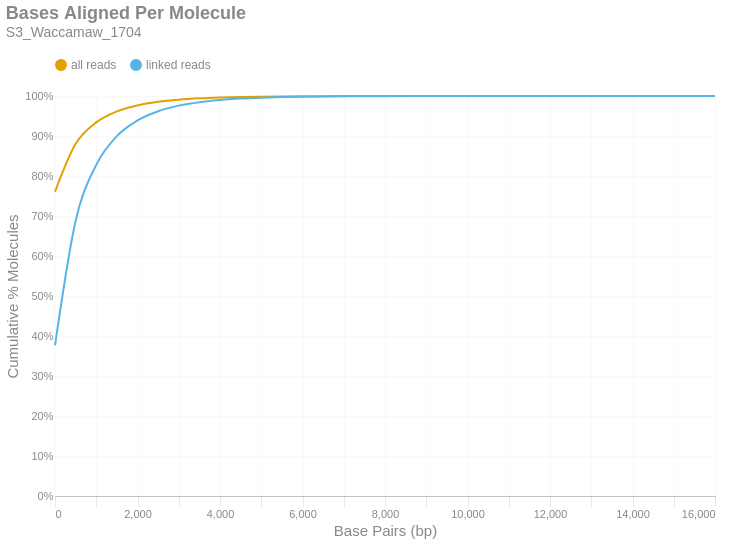

Notebook source saved alongside this figure:
### Markdown cell above
### Bases Aligned Per Molecule
This is a cumulative frequency distribution showing the number of base pairs aligned per unique molecule. These data are shown in 500 bp bins. There are two distributions: one with `all reads` (yellow) and another with only `linked reads` (blue). The percent of molecules in the `linked reads` distribution is relative to the total number of linked molecules.

### Code cell
if SKIPLR:
    print_html(f"Skipped")
else:
    binned_df = consolidated_hist(valids['aligned_bp'], mask, 500, True)
    with SafeRender(binned_df):
        (
            density_plot(binned_df, 'Bases Aligned Per Molecule', samplename, 'basesper')
            .encode(
                x=alt.X('bin:Q', title="Base Pairs (bp)").axis(tickMinStep=500).scale(padding=0),
                y=alt.Y('value:Q', title='Cumulative % Molecules')
                    .axis(format='%')
                    .scale(domain = [0,1])
                    .stack(False),
                color=alt.Color("key:N").scale(domain = ["all reads", "linked reads"]),
                tooltip = [
                    alt.Tooltip("key:N", title = "Data Type"),
                    alt.Tooltip("range_label:N", title="Bases Aligned Per Molecule"),
                    alt.Tooltip("value:Q", format = ".2%", title="% Molecules (Cum.)")
                ]
            )
        ).display()

### Figure 1 — Vega-Lite specification as saved in the notebook (floating-point values rounded to 4 significant figures)
{"width": "container", "height": 400, "config": {"title": {"anchor": "start", "dy": -15, "fontSize": 18, "color": "#888888", "subtitleColor": "#888888", "subtitleFontSize": 14}, "arc": {"fill": "#0072B2"}, "axis": {"domainColor": "#888888", "domainWidth": 0.5, "gridWidth": 0.2, "grid": false, "titleFontWeight": 400, "titleFontSize": 15, "labelFontSize": 11, "labelColor": "#888888", "tickColor": "#888888", "tickWidth": 0.2, "titleColor": "#888888"}, "axisBand": {"grid": false}, "axisX": {"grid": true, "tickSize": 10, "domainCap": "round"}, "axisY": {"domain": false, "grid": true, "tickSize": 0, "domainCap": "round"}, "background": "transparent", "header": {"labelFontSize": 15, "labelColor": "#888888", "titleFontSize": 15, "titleFontWeight": 600, "titleColor": "#888888"}, "legend": {"labelFont": "sans-serif", "labelFontSize": 12, "labelColor": "#888888", "symbolSize": 100, "symbolType": "circle", "titleFontSize": 12, "titlePadding": 10, "titleColor": "#888888", "title": null, "orient": "top"}, "range": {"category": ["#E69F00", "#56B4E9", "#009E73", "#F0E442", "#0072B2", "#D55E00", "#CC79A7", "#000000"], "diverging": ["#cfe8f3", "#a2d4ec", "#73bfe2", "#46abdb", "#1696d2", "#12719e"]}, "area": {"fill": "#0072B2", "fillOpacity": 0.7, "line": true, "strokeOpacity": 0.7}, "line": {"color": "#0072B2", "stroke": "#0072B2", "strokeWidth": 2}, "trail": {"color": "#0072B2", "stroke": "#0072B2", "strokeWidth": 0, "size": 1}, "point": {"filled": true, "fillOpacity": 1.0, "size": 95}, "text": {"color": "#888888", "fontSize": 11, "align": "right", "fontWeight": 400, "size": 11}, "bar": {"fill": "#0072B2", "stroke": null}, "view": {"stroke": null, "continuousWidth": 660, "continuousHeight": 400}}, "data": {"name": "data-6239224aaf9b4e61180241ad9762a8c7"}, "mark": {"type": "line", "interpolate": "monotone", "point": {"opacity": 0, "size": 275}}, "encoding": {"color": {"field": "key", "scale": {"domain": ["all reads", "linked reads"]}, "type": "nominal"}, "tooltip": [{"field": "key", "title": "Data Type", "type": "nominal"}, {"field": "range_label", "title": "Bases Aligned Per Molecule", "type": "nominal"}, {"field": "value", "format": ".2%", "title": "% Molecules (Cum.)", "type": "quantitative"}], "x": {"axis": {"tickMinStep": 500}, "field": "bin", "scale": {"padding": 0}, "title": "Base Pairs (bp)", "type": "quantitative"}, "y": {"axis": {"format": "%"}, "field": "value", "scale": {"domain": [0, 1]}, "stack": false, "title": "Cumulative % Molecules", "type": "quantitative"}}, "params": [{"name": "param_c36ac31b6afebe62", "select": {"type": "point", "fields": ["key"]}, "bind": "legend"}], "title": {"text": "Bases Aligned Per Molecule", "subtitle": "S3_Waccamaw_1704"}, "transform": [{"fold": ["all reads (cumsum)", "linked reads (cumsum)"]}, {"calculate": "replace(datum.key, ' (cumsum)', '')", "as": "key"}, {"filter": {"param": "param_c36ac31b6afebe62"}}], "usermeta": {"embedOptions": {"downloadFileName": "S3_Waccamaw_1704.basesper"}}, "$schema": "https://vega.github.io/schema/vega-lite/v6.1.0.json", "datasets": {"data-6239224aaf9b4e61180241ad9762a8c7": [{"bin": "0.0", "interval": "0.0-500.0", "all reads": 0.7607, "linked reads": 0.3763, "all reads (cumsum)": 0.7607, "linked reads (cumsum)": 0.3763, "range_label": "0-499"}, {"bin": "500.0", "interval": "500.0-1000.0", "all reads": 0.1197, "linked reads": 0.3113, "all reads (cumsum)": 0.8804, "linked reads (cumsum)": 0.6876, "range_label": "500-999"}, {"bin": "1000.0", "interval": "1000.0-1500.0", "all reads": 0.05368, "linked reads": 0.1402, "all reads (cumsum)": 0.9341, "linked reads (cumsum)": 0.8278, "range_label": "1000-1499"}, {"bin": "1500.0", "interval": "1500.0-2000.0", "all reads": 0.02754, "linked reads": 0.07194, "all reads (cumsum)": 0.9616, "linked reads (cumsum)": 0.8998, "range_label": "1500-1999"}, {"bin": "2000.0", "interval": "2000.0-2500.0", "all reads": 0.01498, "linked reads": 0.03914, "all reads (cumsum)": 0.9766, "linked reads (cumsum)": 0.9389, "range_label": "2000-2499"}, {"bin": "2500.0", "interval": "2500.0-3000.0", "all reads": 0.008838, "linked reads": 0.02308, "all reads (cumsum)": 0.9854, "linked reads (cumsum)": 0.962, "range_label": "2500-2999"}, {"bin": "3000.0", "interval": "3000.0-3500.0", "all reads": 0.005323, "linked reads": 0.0139, "all reads (cumsum)": 0.9908, "linked reads (cumsum)": 0.9759, "range_label": "3000-3499"}, {"bin": "3500.0", "interval": "3500.0-4000.0", "all reads": 0.003318, "linked reads": 0.008668, "all reads (cumsum)": 0.9941, "linked reads (cumsum)": 0.9846, "range_label": "3500-3999"}, {"bin": "4000.0", "interval": "4000.0-4500.0", "all reads": 0.002097, "linked reads": 0.005477, "all reads (cumsum)": 0.9962, "linked reads (cumsum)": 0.99, "range_label": "4000-4499"}, {"bin": "4500.0", "interval": "4500.0-5000.0", "all reads": 0.001325, "linked reads": 0.003461, "all reads (cumsum)": 0.9975, "linked reads (cumsum)": 0.9935, "range_label": "4500-4999"}, {"bin": "5000.0", "interval": "5000.0-5500.0", "all reads": 0.0008684, "linked reads": 0.002268, "all reads (cumsum)": 0.9984, "linked reads (cumsum)": 0.9958, "range_label": "5000-5499"}, {"bin": "5500.0", "interval": "5500.0-6000.0", "all reads": 0.0005591, "linked reads": 0.00146, "all reads (cumsum)": 0.9989, "linked reads (cumsum)": 0.9972, "range_label": "5500-5999"}, {"bin": "6000.0", "interval": "6000.0-6500.0", "all reads": 0.0003683, "linked reads": 0.0009619, "all reads (cumsum)": 0.9993, "linked reads (cumsum)": 0.9982, "range_label": "6000-6499"}, {"bin": "6500.0", "interval": "6500.0-7000.0", "all reads": 0.0002362, "linked reads": 0.0006169, "all reads (cumsum)": 0.9995, "linked reads (cumsum)": 0.9988, "range_label": "6500-6999"}, {"bin": "7000.0", "interval": "7000.0-7500.0", "all reads": 0.0001574, "linked reads": 0.0004112, "all reads (cumsum)": 0.9997, "linked reads (cumsum)": 0.9992, "range_label": "7000-7499"}, {"bin": "7500.0", "interval": "7500.0-8000.0", "all reads": 0.0001016, "linked reads": 0.0002653, "all reads (cumsum)": 0.9998, "linked reads (cumsum)": 0.9995, "range_label": "7500-7999"}, {"bin": "8000.0", "interval": "8000.0-8500.0", "all reads": 6.981e-05, "linked reads": 0.0001823, "all reads (cumsum)": 0.9999, "linked reads (cumsum)": 0.9997, "range_label": "8000-8499"}, {"bin": "8500.0", "interval": "8500.0-9000.0", "all reads": 4.192e-05, "linked reads": 0.0001095, "all reads (cumsum)": 0.9999, "linked reads (cumsum)": 0.9998, "range_label": "8500-8999"}, {"bin": "9000.0", "interval": "9000.0-9500.0", "all reads": 2.9e-05, "linked reads": 7.575e-05, "all reads (cumsum)": 0.9999, "linked reads (cumsum)": 0.9999, "range_label": "9000-9499"}, {"bin": "9500.0", "interval": "9500.0-10000.0", "all reads": 1.832e-05, "linked reads": 4.784e-05, "all reads (cumsum)": 1.0, "linked reads (cumsum)": 0.9999, "range_label": "9500-9999"}, {"bin": "10000.0", "interval": "10000.0-10500.0", "all reads": 1.231e-05, "linked reads": 3.216e-05, "all reads (cumsum)": 1.0, "linked reads (cumsum)": 0.9999, "range_label": "10000-10499"}, {"bin": "10500.0", "interval": "10500.0-11000.0", "all reads": 9.769e-06, "linked reads": 2.552e-05, "all reads (cumsum)": 1.0, "linked reads (cumsum)": 1.0, "range_label": "10500-10999"}, {"bin": "11000.0", "interval": "11000.0-11500.0", "all reads": 5.19e-06, "linked reads": 1.356e-05, "all reads (cumsum)": 1.0, "linked reads (cumsum)": 1.0, "range_label": "11000-11499"}, {"bin": "11500.0", "interval": "11500.0-12000.0", "all reads": 4.172e-06, "linked reads": 1.09e-05, "all reads (cumsum)": 1.0, "linked reads (cumsum)": 1.0, "range_label": "11500-11999"}, {"bin": "12000.0", "interval": "12000.0-12500.0", "all reads": 2.137e-06, "linked reads": 5.582e-06, "all reads (cumsum)": 1.0, "linked reads (cumsum)": 1.0, "range_label": "12000-12499"}, {"bin": "12500.0", "interval": "12500.0-13000.0", "all reads": 1.221e-06, "linked reads": 3.19e-06, "all reads (cumsum)": 1.0, "linked reads (cumsum)": 1.0, "range_label": "12500-12999"}, {"bin": "13000.0", "interval": "13000.0-13500.0", "all reads": 1.018e-06, "linked reads": 2.658e-06, "all reads (cumsum)": 1.0, "linked reads (cumsum)": 1.0, "range_label": "13000-13499"}, {"bin": "13500.0", "interval": "13500.0-14000.0", "all reads": 1.018e-06, "linked reads": 2.658e-06, "all reads (cumsum)": 1.0, "linked reads (cumsum)": 1.0, "range_label": "13500-13999"}, {"bin": "14000.0", "interval": "14000.0-14500.0", "all reads": 4.07e-07, "linked reads": 1.063e-06, "all reads (cumsum)": 1.0, "linked reads (cumsum)": 1.0, "range_label": "14000-14499"}, {"bin": "14500.0", "interval": "14500.0-15000.0", "all reads": 1.018e-07, "linked reads": 2.658e-07, "all reads (cumsum)": 1.0, "linked reads (cumsum)": 1.0, "range_label": "14500-14999"}, {"bin": "15000.0", "interval": "15000.0-15500.0", "all reads": 0.0, "linked reads": 0.0, "all reads (cumsum)": 1.0, "linked reads (cumsum)": 1.0, "range_label": "15000-15499"}, {"bin": "15500.0", "interval": "15500.0-16000.0", "all reads": 1.018e-07, "linked reads": 2.658e-07, "all reads (cumsum)": 1.0, "linked reads (cumsum)": 1.0, "range_label": "15500-15999"}, {"bin": "16000.0", "interval": "16000.0-16500.0", "all reads": 3.053e-07, "linked reads": 7.974e-07, "all reads (cumsum)": 1.0, "linked reads (cumsum)": 1.0, "range_label": "16000-16499"}]}}
